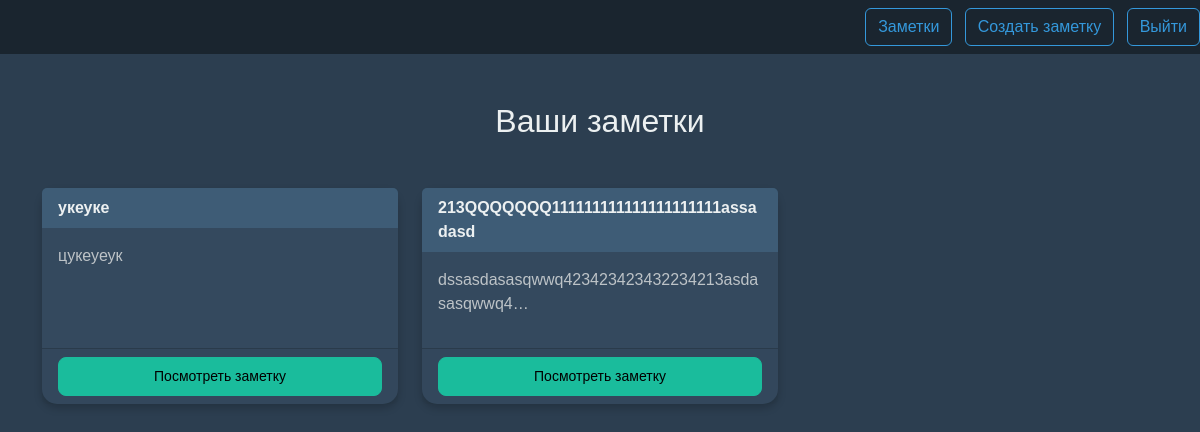
Before: /smart/notes/ (signed in) with the older database file.
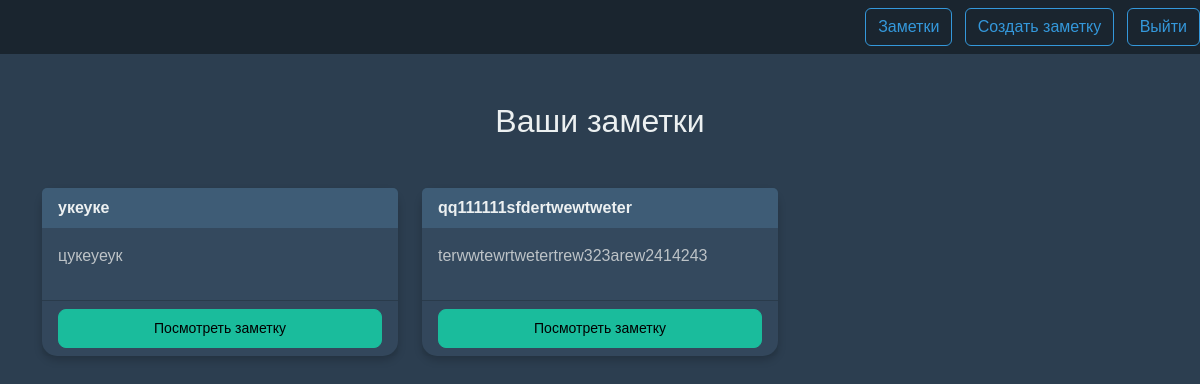
After: the same page with the newer database file.
### notes/models.py (models this page shows, shortened)
class Notes(models.Model):
    title = models.CharField(max_length=200)
    text = models.TextField()
    created_at = models.DateTimeField(auto_now_add=True)
    user = models.ForeignKey(User, on_delete=models.CASCADE, related_name='notes')

### notes/views.py (the view)
# urls.py: path('notes/', views.NotesListView.as_view(), name="notes.list"),
class NotesListView(LoginRequiredMixin, ListView):
    model = Notes
    context_object_name = 'notes'
    login_url = '/login/'
    template_name = 'notes/note_list.html'
    def get_queryset(self):
        own_notes = self.request.user.notes.all()
        shared_notes = Notes.objects.filter(shared_with__shared_with=self.request.user)
        return (own_notes | shared_notes).distinct()

### notes/templates/notes/notes_list.html
{% extends "base.html" %}
{% load static %}
{% block content %}
<div class="row">
    <div class="col">
        <div class="note_list_heading text-center mb-5">
            <h1 class="fs-2">Ваши заметки</h1>
        </div>
    </div>
</div>
<div class="row">
    {% for note in notes %}
        <div class="col-md-4 mb-4">
            <div class="card h-100">
                <div class="card-header">{{ note.title }}{% if note.user != user %} (Поделился: {{ note.user.username }}) {% endif %}</div>
                <div class="card-body">
                    <p>{{ note.text | truncatechars:45 }}</p>
                </div>
                <div class="card-footer">
                    <a href="{% url 'notes.detail' pk=note.id %}" class="btn btn-info btn-sm w-100">Посмотреть заметку</a>
                </div>
            </div>
        </div>
    {% endfor %}
</div>
{% endblock %}

### static/templates/base.html (shortened to what this page needs)
{% load static %}
<!DOCTYPE html>
<html lang="en">
<head>
    <link rel="stylesheet" href="https://cdn.jsdelivr.net/npm/bootstrap@5.3.5/dist/css/bootstrap.min.css">
</head>
<body>
    <nav class="navbar navbar-dark bg-dark">
        <div class="ms-auto">
            {% if user.is_authenticated %}
                <a href="{% url 'notes.list' %}" class="btn btn-outline-light me-2">Заметки</a>
                <a href="{% url 'notes.new' %}" class="btn btn-outline-light me-2">Создать заметку</a>
                <form action="{% url 'logout' %}" method="post" class="d-inline">
                    <button type="submit" class="btn btn-outline-light">Выйти</button>
                </form>
            {% else %}
                <a href="{% url 'login' %}" class="btn btn-outline-light me-2">Войти</a>
                <a href="{% url 'signup' %}" class="btn btn-outline-light">Авторизоваться</a>
            {% endif %}
        </div>
    </nav>
    <div class="container my-5">
        {% block content %}
        {% endblock %}
    </div>
</body>
</html>

### static/templates/base.html (style rules this page uses)
body { background-color: #2c3e50; color: #ecf0f1; font-family: 'Arial', sans-serif; }
.navbar { background-color: #1a252f !important; }
.btn-outline-light { border-color: #3498db; color: #3498db; transition: all 0.3s ease; }
.card { background-color: #34495e; border: none; border-radius: 15px; box-shadow: 0 4px 8px rgba(0, 0, 0, 0.2); }
.card-header { background-color: #3e5c76; border-bottom: none; color: #ecf0f1; font-weight: bold; border-radius: 15px 15px 0 0; }
.btn-primary, .btn-success, .btn-info, .btn-warning, .btn-danger { border-radius: 8px; padding: 8px 20px; font-weight: 500; transition: all 0.3s ease; }
.btn-info { background-color: #1abc9c; border-color: #1abc9c; }
h1, h2, h3, h4, h5, h6 { color: #ecf0f1; }
p { color: #bdc3c7; }

Changed rows visible on the page:
removed Notes: title "213QQQQQQQ111111111111111111111assadasd", text "dssasdasasqwwq423423423432234213asdasasqwwq4…"
added Notes: title "qq111111sfdertwewtweter", text "terwwtewrtwetertrew323arew2414243"
